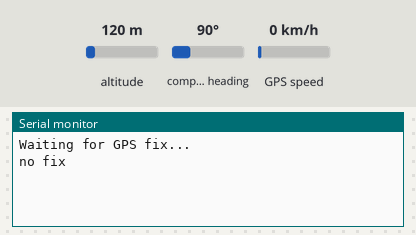
A sketch run on a simulated Arduino Uno, built with avr-gcc and run on an emulated ATmega328P. Parts: the last lines printed to the serial monitor. Inputs (shaded band) come from the test bench; at power-on: altitude 120 m, compass heading 90°, GPS speed 0 km/h. The GPS gets a fix after 3 s at 37.7749, -122.4194 with 8 satellites.

Above: at 1.2 s.
1.3 s: altitude set to 20 m
At 3.8 s:
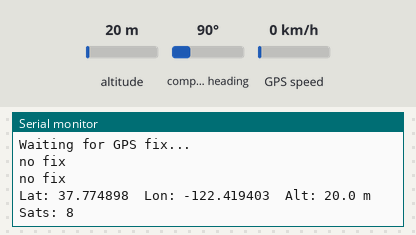
5.4 s: altitude set to 250 m
At 6.8 s:
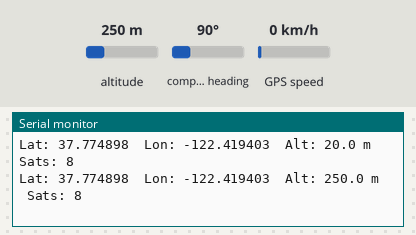

The sketch:

ublox_neo6m.ino
```cpp
// snippet: ublox_neo6m
// tags: gps, neo6m, neo8m, nmea, tinygps, latitude, longitude, serial
// boards: avr, megaavr, rp2040
// not-tags: romi32u4
// library: TinyGPS++
// description: Parse GPS NMEA from u-blox NEO-6M/8M using TinyGPS++ over SoftwareSerial
// prompts: u-blox NEO-6M GPS, NEO-8M GPS module, TinyGPS++ parsing, NMEA GPS serial, GPS latitude longitude coordinates
// exact-include: TinyGPSPlus.h, SoftwareSerial.h

#include <TinyGPSPlus.h>
#include <SoftwareSerial.h>

SoftwareSerial gpsSerial(4, 3);  // RX=4, TX=3
TinyGPSPlus gps;
unsigned long prevMs = 0;

void setup() {
  Serial.begin(9600);
  gpsSerial.begin(9600);
  Serial.println("Waiting for GPS fix...");
}

void loop() {
  while (gpsSerial.available()) gps.encode(gpsSerial.read());

  unsigned long now = millis();
  if (now - prevMs < 1000) return;
  prevMs = now;

  if (gps.location.isValid()) {
    Serial.print("Lat: ");  Serial.print(gps.location.lat(), 6);
    Serial.print("  Lon: "); Serial.print(gps.location.lng(), 6);
    Serial.print("  Alt: "); Serial.print(gps.altitude.meters(), 1);
    Serial.print(" m  Sats: "); Serial.println(gps.satellites.value());
  } else {
    Serial.println("no fix");
  }
}
```

Measured:
- after the input at 1.3 s, the serial monitor: prints a new line after 1.7 s (image 1)
- after the input at 5.4 s, the serial monitor: prints a new line after 0.63 s (image 2)
